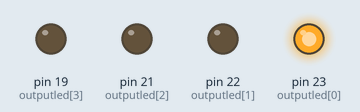
Bench run of a sketch on a simulated Arduino Mega 2560, built with avr-gcc and run on an emulated ATmega2560. On the bench: output pins drawn as LEDs (lit = HIGH).

Above: at 0.3 s.
At 1.7 s:
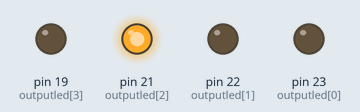
At 3.8 s:
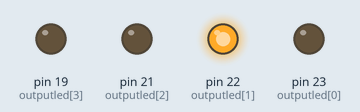
At 5.2 s:
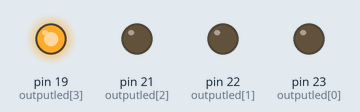
Timing chart, 0 to 6.4 s (numbered marks = the images above):
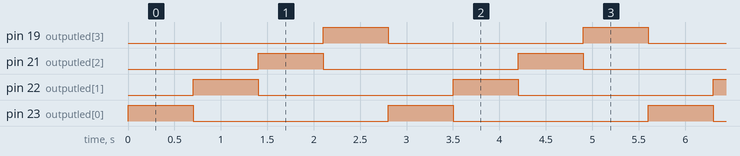

Measured:
- by itself, pin 19 (outputled[3]), pin 21 (outputled[2]), pin 22 (outputled[1]), pin 23 (outputled[0]): alternates HIGH for 0.70 s and LOW for 2.1 s
- by itself, everything shown: repeats every 2.8 s, in 5 steps

The sketch:

2.ledx4.ino
```cpp
int outputled[] = {23,22,21,19};
void setup() {
  // put your setup code here, to run once:
  for (int i = 0; i < 4;i++){
    pinMode(outputled[i],OUTPUT);
  }
}

void loop() {
  // put your main code here, to run repeatedly:
  for (int i = 0; i < 4;i++){
    digitalWrite(outputled[i], HIGH);
    delay(700);
    digitalWrite(outputled[i], LOW);

  }
}
```
